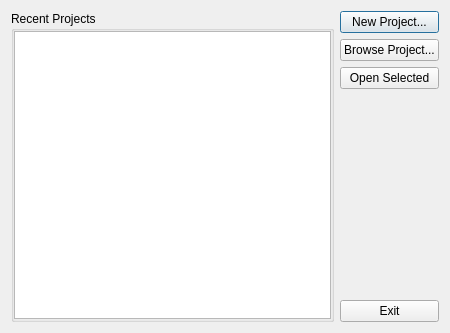
<?xml version="1.0" encoding="UTF-8"?>
<ui version="4.0">
 <class>LaunchDialog</class>
 <widget class="QDialog" name="LaunchDialog">
  <property name="windowModality">
   <enum>Qt::WindowModality::ApplicationModal</enum>
  </property>
  <property name="geometry">
   <rect>
    <x>0</x>
    <y>0</y>
    <width>450</width>
    <height>333</height>
   </rect>
  </property>
  <layout class="QGridLayout" name="gridLayout">
   <item row="0" column="0">
    <widget class="QGroupBox" name="grpRecent">
     <property name="title">
      <string>Recent Projects</string>
     </property>
     <layout class="QGridLayout" name="gridLayout_2">
      <property name="leftMargin">
       <number>0</number>
      </property>
      <property name="topMargin">
       <number>0</number>
      </property>
      <property name="rightMargin">
       <number>0</number>
      </property>
      <property name="bottomMargin">
       <number>0</number>
      </property>
      <item row="0" column="0">
       <widget class="QListWidget" name="lstRecent"/>
      </item>
     </layout>
    </widget>
   </item>
   <item row="0" column="1">
    <layout class="QVBoxLayout" name="layButtons">
     <item>
      <widget class="QPushButton" name="btnNewProject">
       <property name="text">
        <string>New Project...</string>
       </property>
      </widget>
     </item>
     <item>
      <widget class="QPushButton" name="btnBrowse">
       <property name="text">
        <string>Browse Project...</string>
       </property>
      </widget>
     </item>
     <item>
      <widget class="QPushButton" name="btnOpenSelected">
       <property name="text">
        <string>Open Selected</string>
       </property>
      </widget>
     </item>
     <item>
      <spacer name="verticalSpacer">
       <property name="orientation">
        <enum>Qt::Orientation::Vertical</enum>
       </property>
       <property name="sizeHint" stdset="0">
        <size>
         <width>20</width>
         <height>40</height>
        </size>
       </property>
      </spacer>
     </item>
     <item>
      <widget class="QPushButton" name="btnExit">
       <property name="text">
        <string>Exit</string>
       </property>
      </widget>
     </item>
    </layout>
   </item>
  </layout>
 </widget>
 <resources/>
 <connections/>
</ui>
